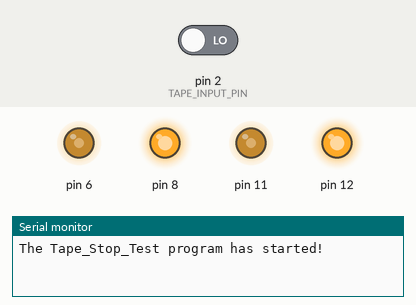
This sketch was run on a simulated Arduino Uno, built with avr-gcc and run on an emulated ATmega328P. On the bench: output pins drawn as LEDs (lit = HIGH), the last lines printed to the serial monitor. The test bench sets the inputs (shaded band); at power-on: pin 2 (TAPE_INPUT_PIN) LOW.

Above: at 1.2 s.
1.3 s: pin 2 (TAPE_INPUT_PIN) driven HIGH
At 2.5 s:
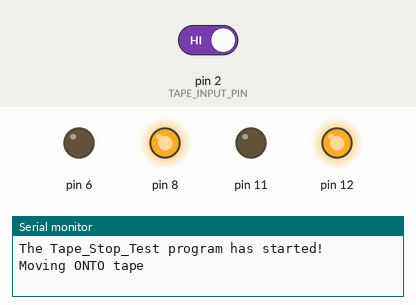
Timing chart, 0 to 4.3 s (numbered marks = the images above; inputs shaded):
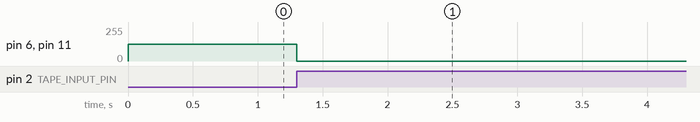

Measured:
- after the input at 1.3 s, pin 6, pin 11: 125/255 → 0/255 at once

The sketch:

Tape_Stop_Test.ino
```cpp
/**************************************************************
  File:      TAPE_STOP_TEST.ino
  Contents:  Detects whether the sensor is above a tape

  Notes:    Target: Arduino UNO R1 & R2
            Arduino IDE version: 0022

**************************************************************/

/*---------------- Includes ---------------------------------*/
#include <Winklelib.h>
/*---------------- Module Defines ---------------------------*/
#define TAPE_INPUT_PIN 2
#define BEACON_INPUT_PIN 3
#define BEACON_INTERRUPT_NUMBER 1
#define TAPE_INTERRUPT_NUMBER 0

boolean onTape = false;
boolean tapeFlag = false;

/*---------------- Module Function Prototypes ---------------*/
void rise_detected();

/*---------------- Arduino Main Functions -------------------*/
void setup() {
  Serial.begin(9600);
  Serial.println("The Tape_Stop_Test program has started!");
  pinMode(TAPE_INPUT_PIN, INPUT);
  WinkleInit();
  attachInterrupt(TAPE_INTERRUPT_NUMBER, rise_detected, RISING);
 // attachInterrupt(1, fall_detected, FALLING);
  DriveForward(5);
}

void loop() {
  if(tapeFlag){
    tapeFlag = false;
    if(onTape == true){
      Serial.println("Moving ONTO tape");
    }
    if(onTape == false){
      Serial.println("Moving OFF OF tape");
    }
  }


}

/*---------------- Module Functions -------------------------*/

void rise_detected() {
  onTape = true;
  tapeFlag = true;
  DriveForward(0);

}
```
